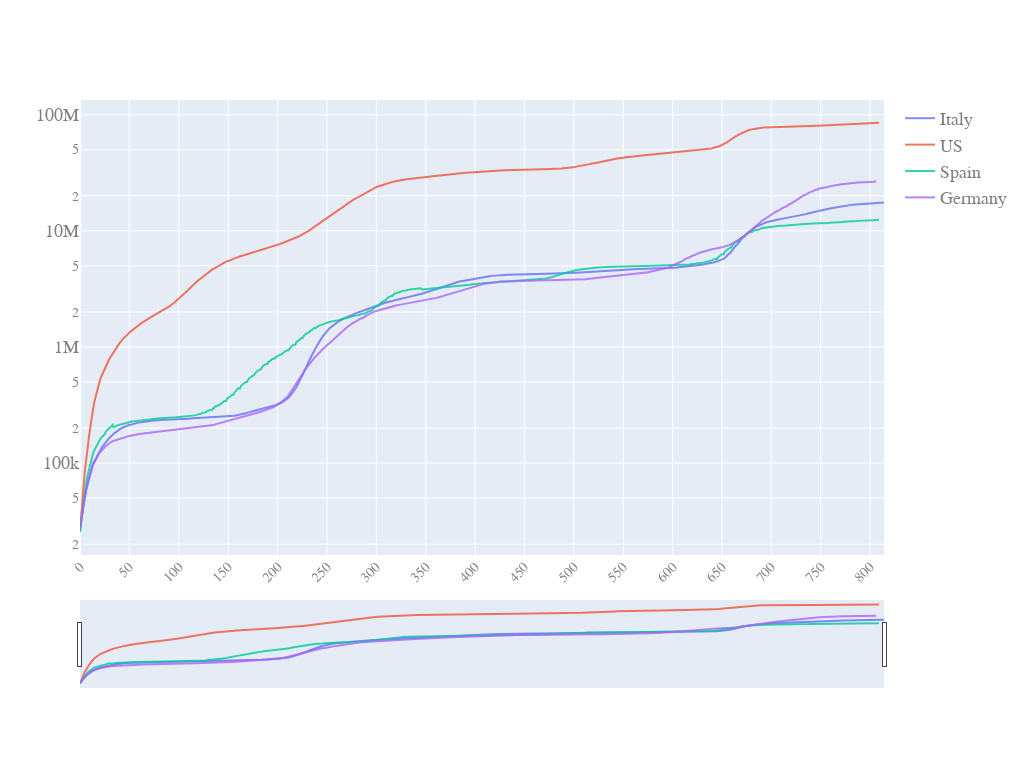

The code cell stored with this chart in its notebook:
### Code cell
quick_plot(pd_sync_timelines.date,
           pd_sync_timelines.iloc[:,:-1],
           y_scale='log',
           slider=True)

### Figure 1 — Plotly figure (JSON) as saved in the notebook; plotly's stock layout.template omitted (floating-point values rounded to 4 significant figures; data arrays with more than 128 entries replaced by an {"elided": "..."} marker saying what was removed)
{"data": [{"name": "Italy", "opacity": 0.8, "type": "scatter", "x": {"elided": "815 int values"}, "y": {"elided": "815 int values"}}, {"name": "US", "opacity": 0.8, "type": "scatter", "x": {"elided": "815 int values"}, "y": {"elided": "815 int values"}}, {"name": "Spain", "opacity": 0.8, "type": "scatter", "x": {"elided": "815 int values"}, "y": {"elided": "815 int values"}}, {"name": "Germany", "opacity": 0.8, "type": "scatter", "x": {"elided": "815 int values"}, "y": {"elided": "815 int values"}}], "layout": {"autosize": true, "font": {"color": "#7f7f7f", "family": "PT Sans, monospace", "size": 18}, "height": 768, "width": 1024, "xaxis": {"nticks": 20, "rangeslider": {"visible": true}, "tickangle": -45, "tickfont": {"color": "#7f7f7f", "size": 14}}, "yaxis": {"type": "log"}}}
